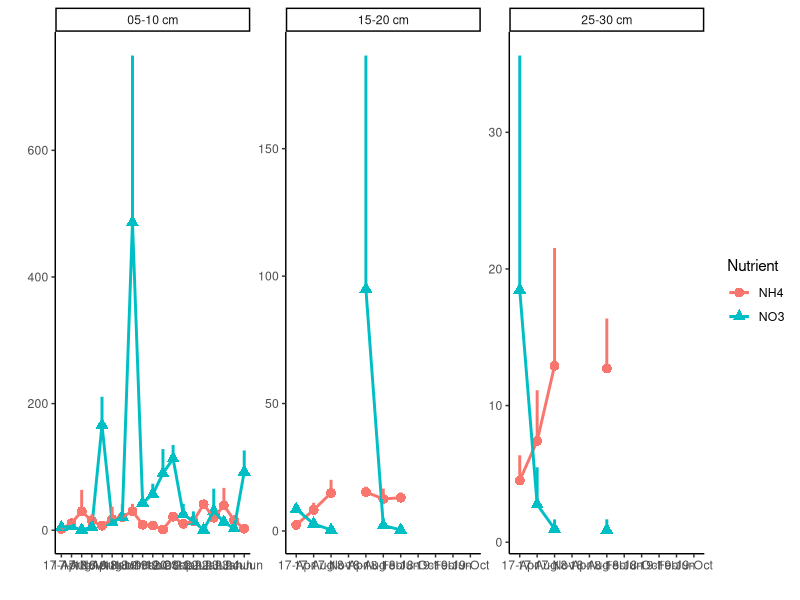
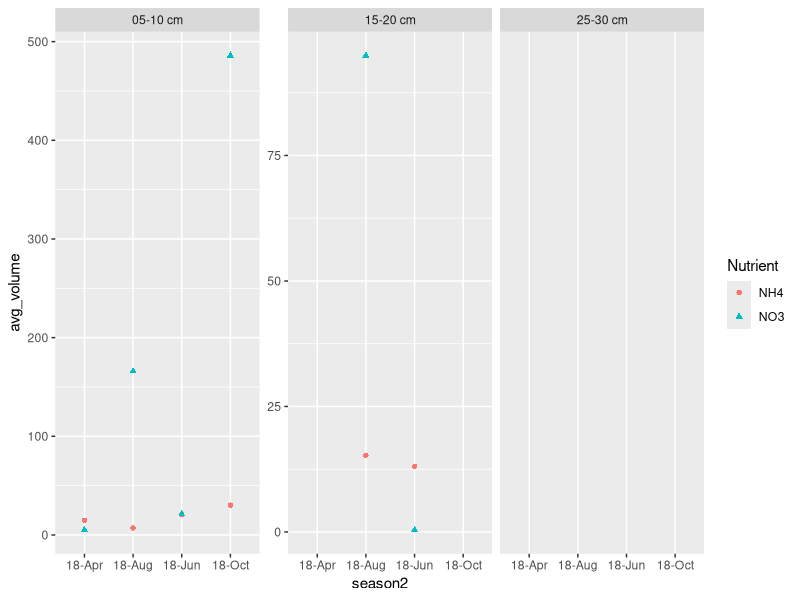

These figures' R source, in order: (Note: this script raises an error after producing the figures.)

library(dplyr)
library(ggplot2)
library(tidyverse)

nutrients <- read.csv('mag_coverage_analysis/nutrients.pd.csv')

nitrogen <- nutrients %>% select(season2, depth, NH4, NO3)
nitrogen <- pivot_longer(nitrogen, cols = c(-season2, -depth), names_to = 'Nutrient', values_to = 'Volume')
nitrogen <- nitrogen %>% group_by(season2, depth, Nutrient) %>% summarise(avg_volume = mean(Volume), sd_volume = sd(Volume))

ggplot(nitrogen, aes(x = season2, y = avg_volume, col = Nutrient, shape = Nutrient)) + 
  geom_point(size = 3) + 
  geom_line(aes(group = Nutrient), linewidth = 1) + 
  geom_errorbar(aes(min = avg_volume, max = avg_volume + sd_volume, width = 0), linewidth = 1) + 
  facet_wrap(vars(depth), scales = "free") +
  xlab('') + 
  ylab('') + 
  theme_classic() 

nitrogen.drought <- nitrogen %>% filter(season2 %in% c("18-Apr", "18-Jun", "18-Aug", "18-Oct"))

ggplot(nitrogen.drought, aes(x = season2, y=avg_volume, col = Nutrient, shape = Nutrient)) +
  geom_point() +
  facet_wrap(vars(depth), scales = "free")
## relationship between amoC expression and NO3 variation

ao.sums$season2 <- NA
ao.sums[str_detect(ao.sums$Sample, 'Apr') == TRUE,]$season2 <- '18-Apr'
ao.sums[str_detect(ao.sums$Sample, 'Aug') == TRUE,]$season2 <- '18-Aug'
ao.sums[str_detect(ao.sums$Sample, 'Oct') == TRUE,]$season2 <- '18-Oct'

amo <- c('AmoC', 'AmoB', 'AmoA')

amoc.no3 <- left_join(ao.sums, nutrients, by = 'season2', relationship = 'many-to-many')
amoc.no3 <- amoc.no3 %>% filter(product %in% amo, depth == '05-10 cm')

amoc.no3$product <- factor(amoc.no3$product, levels = c('AmoA', 'AmoB', 'AmoC'), labels = c('amoA', 'amoB', 'amoC'))


ggplot(amoc.no3) +
  geom_boxplot(aes(x = season2, y = NO3*4e02), alpha = 0.3, col = 'gray') +
  geom_point(aes(x = season2, y = Total_TPM, col = Culture), size = 2) + 
  stat_summary(aes(x = season2, y = Total_TPM, col = Culture, group = Culture), fun = "mean", geom = "line", linetype = 'dashed') + 
  scale_y_continuous(
    name = "TPM",
    sec.axis = sec_axis(~ . / 4e02, name = "NO3 (mg N/g DW soil)")) + 
  facet_wrap(vars(product)) + 
  theme_classic() + 
  xlab('') + 
  scale_color_manual(values = c("#1CCAD8","#109648","#feb24c", '#f03b20')) + 
  theme(text = element_text(size = 14),
        axis.text.x = element_text(angle = 90),
        legend.position = 'bottom')
